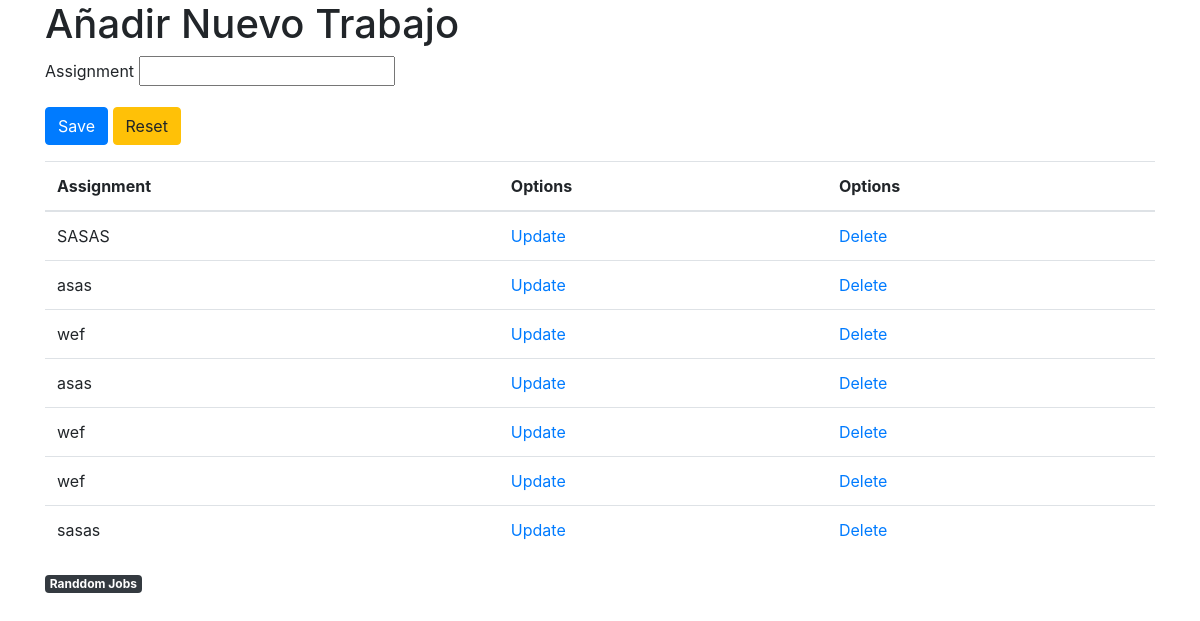
/Jobs_controller/insertView, run on the app's committed database.
### tables this page shows
CREATE TABLE `assignments` (
  `id_jobs` int(11) NOT NULL,
  `random_jobs` varchar(100) DEFAULT NULL
);

### application/controllers/Jobs_controller.php (called while the page is built, shortened)
<?php
class Jobs_controller extends CI_Controller {
	public function __construct()
	{
		$this->load->model('Jobs_model');
		$this->load->model('User_model');
		$this->load->model('DataLose_model');
		$this->load->library('form_validation');
	}
	public function insertView()
	{
		$job = new Jobs_model();
		$jobs['assignments'] = $job->getJobs();
		$this->load->view('Insert_view', $jobs);
	}
}

### index.php (called while the page is built, shortened)
<?php
require_once BASEPATH.'core/CodeIgniter.php';

### application/models/Jobs_model.php (called while the page is built, shortened)
<?php
class Jobs_model extends CI_Model
{
    public function getJobs()
    {
        return $this->db->get('assignments')->result();
    }
}

### application/views/Insert_view.php (the view, shortened to what this page needs)
<!DOCTYPE html>
<html lang="en">
<head>
    <link rel="stylesheet" href="https://stackpath.bootstrapcdn.com/bootstrap/4.1.3/css/bootstrap.min.css">
</head>
    <body>
        <div class="container">
            <h1>Añadir Nuevo Trabajo</h1>
                <div class="form-design">
                    <form method="post" class="form-design" action="<?php echo base_url('Jobs_controller/insertData/');?>">
                        <p>
                            <label for="">Assignment</label>
                            <input type="text" required="true" name="random_jobs" name="" value="<?php echo set_value('random_jobs'); ?>">
                        </p>
        <p>
            <input type="submit" value="Save" id="disableButton" class="btn btn-primary">
            <input type="reset" class="btn btn-warning">
        </p>
    </form>
</div>
<div class="">
    <div>
        <table class="table">
            <tr>
                <th>Assignment</th>
                <th>Options</th>
                <th>Options</th>
            </tr>
                <tbody>
                    <?php
                        foreach($assignments as $jobs)
                        {
                        echo "<tr>
                            <td class='colCount'>{$jobs->random_jobs}</td>
                            <td><a href='updateView/{$jobs->id_jobs}'>Update</a></td>
                            <td><a href='delete/{$jobs->id_jobs}'>Delete</a></td>
                            </tr>";
                        }
                    ?>
                </tbody>
        </table>
    </div>
        <a href="<?php echo base_url('Jobs_controller/');?>" class="badge badge-dark">Randdom Jobs</a>
</div>

### data on the page
assignments: random_jobs "SASAS"
assignments: random_jobs "asas"
assignments: random_jobs "wef"
assignments: random_jobs "asas"
assignments: random_jobs "wef"
assignments: random_jobs "wef"
assignments: random_jobs "sasas"
